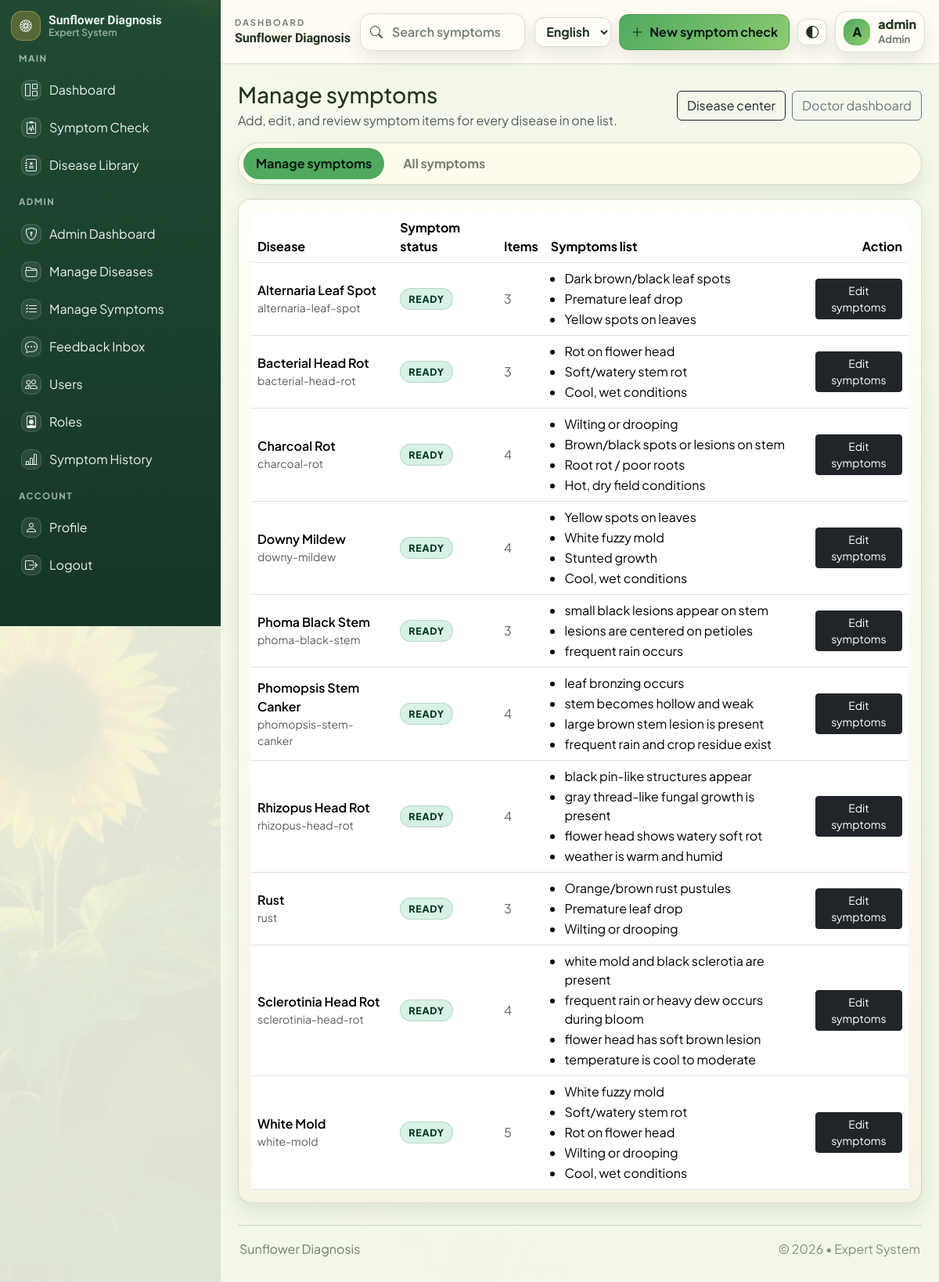
/doctor/checklists (signed in), run on the app's committed database.
### app/models/user.py (models this page shows, shortened)
class User(UserMixin, db.Model):
    __tablename__ = "users"
    id = db.Column(db.Integer, primary_key=True)
    username = db.Column(db.String(80), unique=True, nullable=False, index=True)
    email = db.Column(db.String(120), unique=True, nullable=False, index=True)
    password_hash = db.Column(db.String(255), nullable=False)
    role = db.Column(db.String(20), nullable=False, default="user")  # "user", "doctor", or "admin"
    created_at = db.Column(db.DateTime, default=datetime.utcnow, nullable=False)
    role_id = db.Column(db.Integer, db.ForeignKey("roles.id"), nullable=True, index=True)
    role_obj = db.relationship("Role", lazy="joined")
    symptom_checks = db.relationship(
        "SymptomCheck", back_populates="user", cascade="all, delete-orphan"
    )
    feedback_items = db.relationship(
        "Feedback", back_populates="user", cascade="all, delete-orphan"
    )
    def has_permission(self, permission_name: str) -> bool:
        if not permission_name:
            return False
        if self.role == "admin" and permission_name == "access_admin":
            return True
        try:
            q = (
                db.session.query(Permission.id)
                .join(role_permissions, Permission.id == role_permissions.c.permission_id)
                .filter(Permission.name == permission_name)
            )
            if self.role_id:
                q = q.filter(role_permissions.c.role_id == self.role_id)
            else:
                q = q.join(Role, Role.id == role_permissions.c.role_id).filter(Role.name == self.role)
            row = q.first()
            return row is not None
        except OperationalError:
            return self.role == "admin"

### app/models/disease.py (models this page shows, shortened)
class Disease(db.Model):
    __tablename__ = "diseases"
    id = db.Column(db.Integer, primary_key=True)
    slug = db.Column(db.String(80), unique=True, nullable=False)
    name = db.Column(db.String(120), nullable=False)
    symptoms = db.Column(db.Text, nullable=False)
    cause = db.Column(db.Text, nullable=False)
    treatment = db.Column(db.Text, nullable=False)
    prevention = db.Column(db.Text, nullable=False)
    image_filename = db.Column(db.String(200), nullable=True)
    created_by_id = db.Column(db.Integer, db.ForeignKey("users.id"), nullable=True, index=True)
    updated_by_id = db.Column(db.Integer, db.ForeignKey("users.id"), nullable=True, index=True)
    created_at = db.Column(db.DateTime, default=datetime.utcnow, nullable=True)
    updated_at = db.Column(
        db.DateTime, default=datetime.utcnow, onupdate=datetime.utcnow, nullable=True
    )
    symptom_checklist_json = db.Column(db.Text, nullable=True, default="[]")
    created_by = db.relationship("User", foreign_keys=[created_by_id], lazy="joined")
    updated_by = db.relationship("User", foreign_keys=[updated_by_id], lazy="joined")
    def checklist_items(self) -> list[dict]:
        try:
            items = json.loads(self.symptom_checklist_json or "[]")
            return items if isinstance(items, list) else []
        except Exception:
            return []

### app/routes/doctor.py (the view)
@doctor_bp.route("/checklists")
@login_required
@permission_required("manage_diseases")
def checklists():
    diseases = Disease.query.order_by(Disease.name.asc()).all()
    rows = []
    for disease in diseases:
        items = disease.checklist_items()
        symptom_labels = []
        for item in items:
            if isinstance(item, dict):
                label = (item.get("label") or "").strip()
            else:
                label = str(item).strip()
            if label:
                symptom_labels.append(label)
        rows.append(
            {
                "disease": disease,
                "symptom_labels": symptom_labels,
                "item_count": len(symptom_labels),
                "ready": bool(symptom_labels),
            }
        )
    return render_template("doctor/checklists.html", rows=rows)

### app/models/user.py (called while the page is built)
@login_manager.user_loader
def load_user(user_id: str):
    return User.query.get(int(user_id))

### app/utils.py (called while the page is built)
def permission_required(permission_name: str):
    def decorator(fn):
        @wraps(fn)
        def wrapper(*args, **kwargs):
            if not current_user.is_authenticated:
                abort(403)
            if not getattr(current_user, "has_permission", None):
                abort(403)
            if not current_user.has_permission(permission_name):
                abort(403)
            return fn(*args, **kwargs)
        return wrapper
    return decorator

### app/templates/doctor/checklists.html (shortened to what this page needs)
{% extends "base.html" %}

### app/templates/base.html (shortened to what this page needs)
<!doctype html>
<html lang="en" data-theme="light" data-bs-theme="light">
<head>
  <link href="https://cdn.jsdelivr.net/npm/bootstrap@5.3.3/dist/css/bootstrap.min.css" rel="stylesheet">
  <link href="https://cdn.jsdelivr.net/npm/bootstrap-icons@1.11.3/font/bootstrap-icons.min.css" rel="stylesheet">
  <link rel="stylesheet" href="{{ url_for('static', filename='css/style.css') }}?v=14">
</head>
<body>
  {% set authed = current_user.is_authenticated %}
  {% if authed %}
  <div class="sf-app">
    <aside class="sf-sidebar" aria-label="Sidebar">
      <div class="sf-side-head">
        <a class="sf-brand" href="{{ url_for('main.home') }}">
          <span class="sf-brand-icon" aria-hidden="true"><i class="bi bi-flower1"></i></span>
          <span class="sf-brand-text">
            <span class="sf-brand-title" data-i18n="brand_title">Sunflower Diagnosis</span>
            <span class="sf-brand-sub" data-i18n="brand_sub">Expert System</span>
          </span>
        </a>
      </div>
      <nav class="sf-nav">
        <div class="sf-nav-section" data-i18n="nav_main">MAIN</div>
        <a class="sf-nav-item {% if request.path == '/' %}is-active{% endif %}" href="{{ url_for('main.home') }}">
          <span class="sf-nav-ico" aria-hidden="true"><i class="bi bi-grid-1x2"></i></span>
          <span data-i18n="nav_dashboard">Dashboard</span>
        </a>
        <a class="sf-nav-item {% if request.path.startswith('/diagnose') %}is-active{% endif %}" href="{{ url_for('main.diagnose_page') }}">
          <span class="sf-nav-ico" aria-hidden="true"><i class="bi bi-clipboard2-pulse"></i></span>
          <span data-i18n="nav_symptom_check">Symptom Check</span>
        </a>
        <a class="sf-nav-item" href="{{ url_for('main.home') }}#library">
          <span class="sf-nav-ico" aria-hidden="true"><i class="bi bi-journal-medical"></i></span>
          <span data-i18n="nav_disease_library">Disease Library</span>
        </a>
        {% if current_user.has_permission('access_admin') %}
          <div class="sf-nav-section" data-i18n="nav_admin">ADMIN</div>
          <a class="sf-nav-item {% if request.path.startswith('/admin/dashboard') %}is-active{% endif %}" href="{{ url_for('admin.dashboard') }}">
            <span class="sf-nav-ico" aria-hidden="true"><i class="bi bi-shield-lock"></i></span>
            <span data-i18n="nav_admin_dashboard">Admin Dashboard</span>
          </a>
          <a class="sf-nav-item {% if request.path.startswith('/admin/diseases') or request.path.startswith('/admin/disease/') %}is-active{% endif %}" href="{{ url_for('admin.diseases') }}">
            <span class="sf-nav-ico" aria-hidden="true"><i class="bi bi-folder2-open"></i></span>
            <span data-i18n="nav_manage_diseases">Manage Diseases</span>
          </a>
          <a class="sf-nav-item {% if request.path.startswith('/admin/checklists') or request.path.startswith('/admin/checklist/') %}is-active{% endif %}" href="{{ url_for('admin.checklists') }}">
            <span class="sf-nav-ico" aria-hidden="true"><i class="bi bi-list-check"></i></span>
            <span data-i18n="nav_manage_symptoms">Manage Symptoms</span>
          </a>
          <a class="sf-nav-item {% if request.path.startswith('/admin/feedback') %}is-active{% endif %}" href="{{ url_for('admin.feedback') }}">
            <span class="sf-nav-ico" aria-hidden="true"><i class="bi bi-chat-dots"></i></span>
            <span data-i18n="nav_feedback_inbox">Feedback Inbox</span>
          </a>
          <a class="sf-nav-item {% if request.path.startswith('/admin/users') or request.path.startswith('/admin/user') %}is-active{% endif %}" href="{{ url_for('admin.users') }}">
            <span class="sf-nav-ico" aria-hidden="true"><i class="bi bi-people"></i></span>
            <span data-i18n="nav_users">Users</span>
          </a>
          <a class="sf-nav-item {% if request.path.startswith('/admin/roles') %}is-active{% endif %}" href="{{ url_for('admin.roles') }}">
            <span class="sf-nav-ico" aria-hidden="true"><i class="bi bi-person-badge"></i></span>
            <span data-i18n="nav_roles">Roles</span>
          </a>
          <a class="sf-nav-item {% if request.path.startswith('/admin/symptom') %}is-active{% endif %}" href="{{ url_for('admin.symptom_checks') }}">
            <span class="sf-nav-ico" aria-hidden="true"><i class="bi bi-bar-chart-line"></i></span>
            <span data-i18n="nav_symptom_history">Symptom History</span>
          </a>
        {% endif %}
        <div class="sf-nav-section" data-i18n="nav_account">ACCOUNT</div>
        <a class="sf-nav-item {% if request.path.startswith('/user/profile') %}is-active{% endif %}" href="{{ url_for('user.profile') }}">
          <span class="sf-nav-ico" aria-hidden="true"><i class="bi bi-person"></i></span>
          <span data-i18n="nav_profile">Profile</span>
        </a>
        <a class="sf-nav-item" href="{{ url_for('auth.logout') }}">
          <span class="sf-nav-ico" aria-hidden="true"><i class="bi bi-box-arrow-right"></i></span>
          <span data-i18n="nav_logout">Logout</span>
        </a>
      </nav>
    </aside>
    <div class="sf-main">
      <header class="sf-topbar">
        <div class="sf-topbar-left">
          <div class="sf-topbar-meta">
            <div class="sf-topbar-kicker" data-i18n="topbar_kicker">Dashboard</div>
            <div class="sf-topbar-title" data-i18n="topbar_title">Sunflower Diagnosis</div>
          </div>
        </div>
        <form class="sf-search" role="search" method="get" action="{{ url_for('main.search') }}">
          <i class="bi bi-search sf-search-ico" aria-hidden="true"></i>
          <input class="sf-search-input" type="search" name="q" value="{{ request.args.get('q','') }}" placeholder="Search symptoms, reports, crops" data-i18n-placeholder="search_placeholder" autocomplete="off" aria-label="Search">
        </form>
        <div class="sf-top-actions">
          <select class="sf-lang-select" data-language-select aria-label="Language">
            <option value="en">English</option>
          </select>
          <a class="sf-primary-btn" href="{{ url_for('main.diagnose_page') }}">
            <i class="bi bi-plus-lg" aria-hidden="true"></i>
            <span data-i18n="new_symptom_check">New symptom check</span>
          </a>
          <button class="sf-icon-btn" type="button" data-action="toggleTheme" title="Toggle theme" data-i18n-title="toggle_theme" aria-label="Toggle theme">
            <i class="bi bi-circle-half" aria-hidden="true"></i>
          </button>
          <div class="sf-userchip" title="Signed in">
            <div class="sf-avatar" aria-hidden="true">{{ (current_user.username or 'U')[0] | upper }}</div>
            <div class="sf-userchip-text d-none d-sm-block">
              <div class="sf-userchip-name">{{ current_user.username }}</div>
              <div class="sf-userchip-role">{{ (current_user.role or 'user') | capitalize }}</div>
            </div>
          </div>
        </div>
      </header>
      <main class="sf-content">
        {{ page_content | safe }}
        <footer class="sf-footer">
          <div data-i18n="footer_title">Sunflower Diagnosis</div>
          <div class="sf-footer-muted" data-i18n="footer_sub">© 2026 • Expert System</div>
        </footer>
      </main>
    </div>
  </div>
  {% endif %}
</body>
</html>

### data on the page
User: username "A", username "admin", role "Admin"
Disease: slug "Manage symptoms Add, edit, and review symptom items for every disease in one list. Disease center Doctor dashboard Manage symptoms All symptoms Disease Symptom status Items Symptoms list Action Alternaria Leaf Spot alternaria-leaf-spot READY 3 Dark brown/black leaf spots Premature leaf drop Yellow spots on leaves Edit symptoms Bacterial Head Rot bacterial-head-rot READY 3 Rot on flower head Soft/watery stem rot Cool, wet conditions Edit symptoms Charcoal Rot charcoal-rot READY 4 Wilting or drooping Brown/black spots or lesions on stem Root rot / poor roots Hot, dry field conditions Edit symptoms Downy Mildew downy-mildew READY 4 Yellow spots on leaves White fuzzy mold Stunted growth Cool,…"
